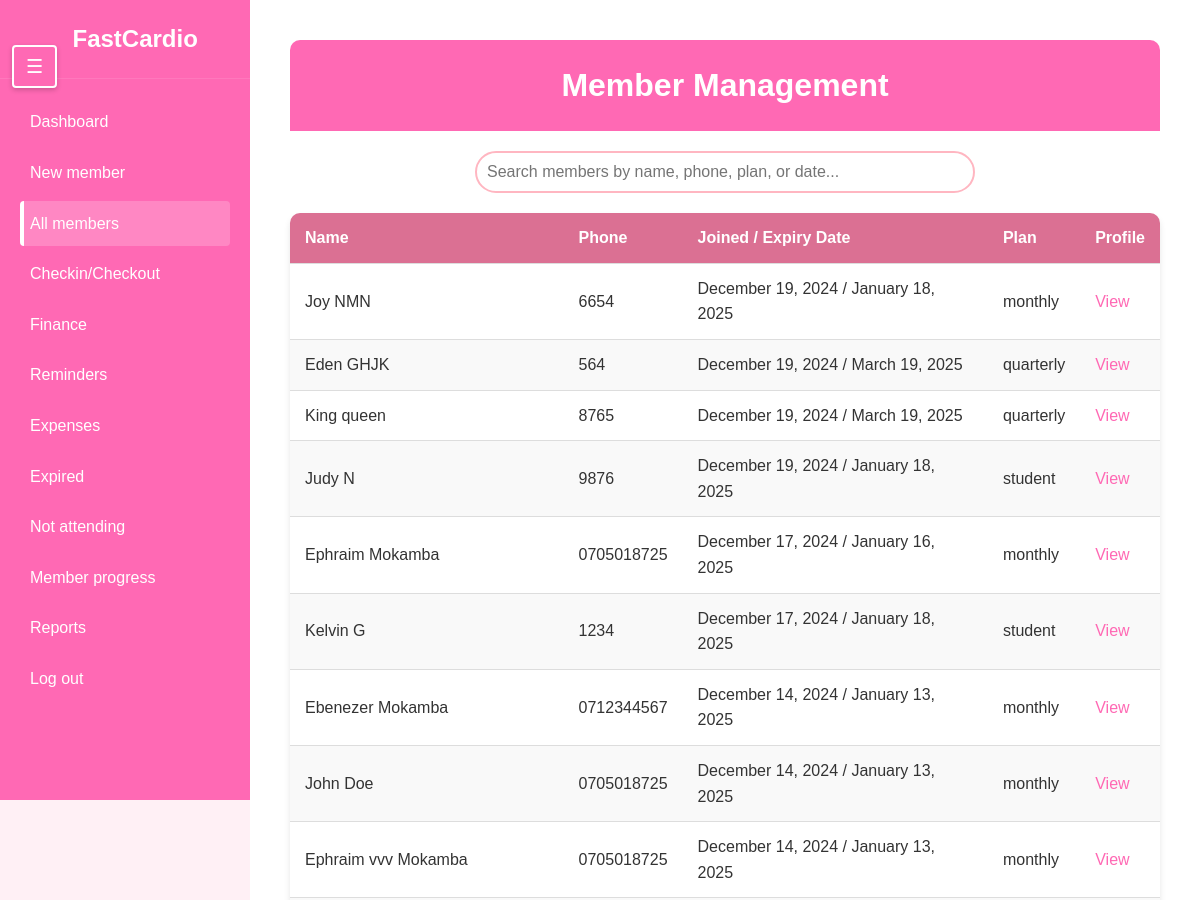
Before: /members/ (upper part) with the older database file.
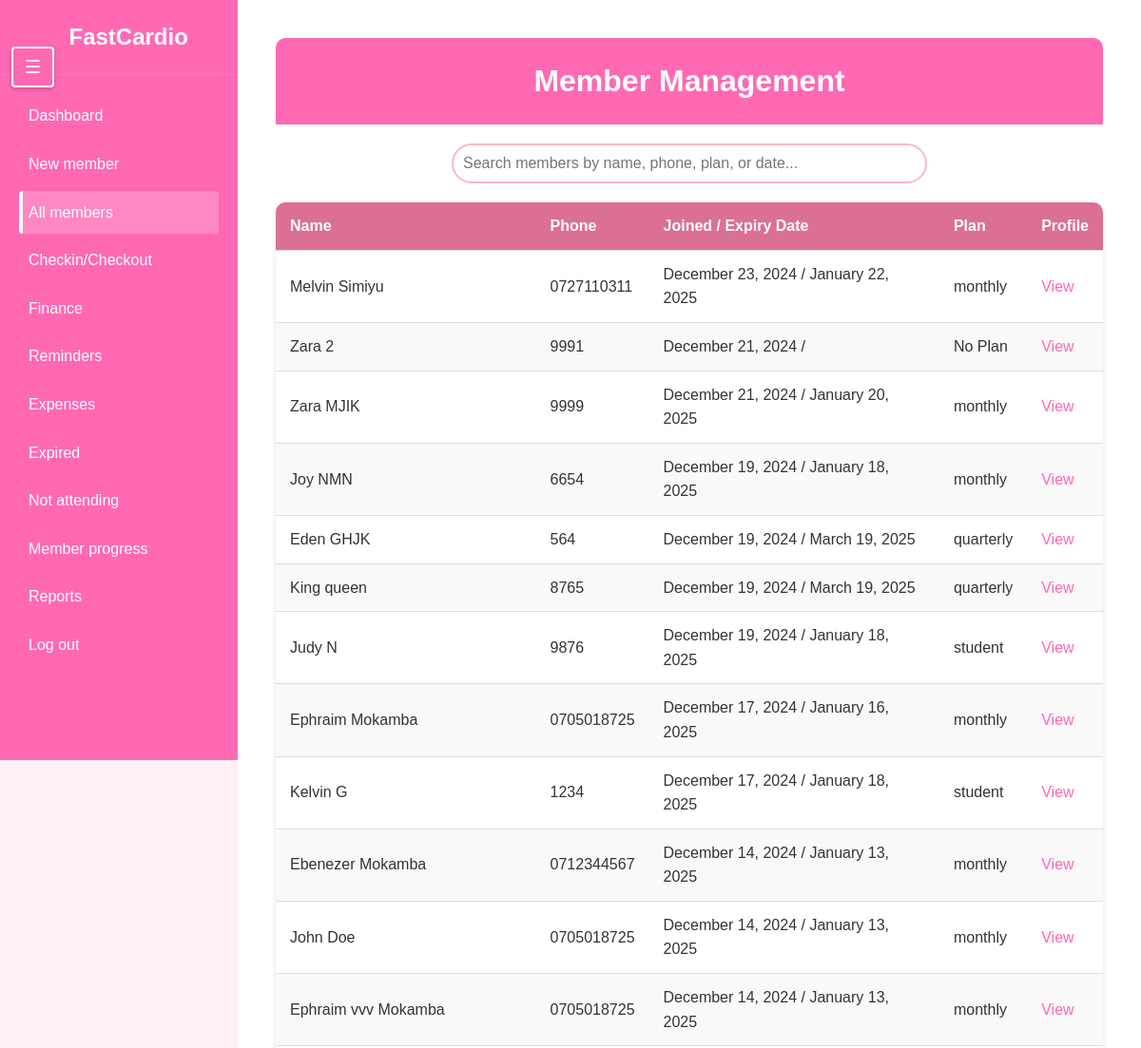
After: the same page with the newer database file.
### members/models.py (models this page shows, shortened)
class Member(models.Model):
    first_name = models.CharField(max_length=50)
    last_name = models.CharField(max_length=50)
    phone_number = models.CharField(max_length=15)
    date_joined = models.DateTimeField(auto_now_add=True)
    is_active = models.BooleanField(default=True)
    is_frozen = models.BooleanField(default=False)
    additional_info = models.TextField(blank=True,null=True)
    gender = models.CharField(max_length= 6)
    def __str__(self):
        return f"{self.first_name} {self.last_name}"

class PaymentDetails(models.Model):
    PLAN_CHOICES = [
        ('daily', 'Daily'),
        ('monthly', 'Monthly'),
        ('quarterly', 'Quarterly'),
        ('biannually', 'Biannually'),
        ('annually', 'Annually'),
        ('student', 'Student Package'),
    ]
    member = models.ForeignKey('Member', on_delete=models.CASCADE, related_name='payments', verbose_name="Member")
    plan = models.CharField(max_length=20, choices=PLAN_CHOICES, verbose_name="Payment Plan")
    amount = models.DecimalField(max_digits=10, decimal_places=2, verbose_name="Amount Paid")
    payment_date = models.DateField(default=timezone.now, verbose_name="Payment Date")
    transaction_id = models.CharField(max_length=100, blank=True, null=True, verbose_name="Transaction ID")
    class Meta:
        verbose_name = "Payment Detail"
        verbose_name_plural = "Payment Details"
        ordering = ['-payment_date']

### members/views.py (the view)
# urls.py: path('', include('members.urls'))
def members(request):
    members_with_payments = []
    for member in Member.objects.filter(is_active=True):
        payments = PaymentDetails.objects.filter(member=member)
        total_amount_paid = payments.aggregate(total=Sum('amount'))['total'] or 0
        latest_payment = payments.order_by('-payment_date').first()
        expiry_date = None
        membership_status = 'Expired'
        if latest_payment:
            expiry_date = calculate_expiry_date(latest_payment.payment_date, latest_payment.plan)
            if expiry_date:
                today = timezone.now().date()
                days_until_expiry = (expiry_date - today).days
                if days_until_expiry > 7:
                    membership_status = 'Active'
                elif days_until_expiry > 0:
                    membership_status = 'Expiring Soon'
                else:
                    membership_status = 'Expired'
        member_data = {
            'id': member.id,
            'full_name': str(member),
            'first_name': member.first_name,
            'last_name': member.last_name,
            'phone_number': member.phone_number,
            'date_joined': member.date_joined,
            'additional_info': member.additional_info or '',
            'total_amount_paid': total_amount_paid,
            'latest_plan': latest_payment.plan if latest_payment else 'No Plan',
            'latest_payment_date': latest_payment.payment_date if latest_payment else None,
            'expiry_date': expiry_date,
            'membership_status': membership_status,
            'days_until_expiry': (expiry_date - timezone.now().date()).days if expiry_date else None
        }
        members_with_payments.append(member_data)
    members_with_payments.reverse()
    return render(request, 'allmembers.html', {
        'members': members_with_payments,
        'today': timezone.now().date()
    })

### members/views.py (called while the page is built)
def calculate_expiry_date(payment_date, plan):
    if plan == 'daily':
        return payment_date + timedelta(days=1)
    elif plan == 'monthly':
        return payment_date + timedelta(days=30)
    elif plan == 'quarterly':
        return payment_date + timedelta(days=90)
    elif plan == 'biannually':
        return payment_date + timedelta(days=182)
    elif plan == 'annually':
        return payment_date + timedelta(days=365)
    elif plan == 'student':
        return payment_date + timedelta(days=30)
    return None

### members/templates/allmembers.html (shortened to what this page needs)
{% extends 'sidebar.html' %}
{% load static %}
{% block extra_styles %}
    <link rel="stylesheet" href="{% static 'allmembers.css' %}">
{% endblock %}
{% block content %}
    <div class="dashboard">
        <header class="dashboard-header">
            <h1>Member Management</h1>
        </header>
        <div class="search-container">
            <input type="text" id="searchInput" class="search-input" placeholder="Search members by name, phone, plan, or date...">
        </div>
        <table class="members-table">
            <thead>
                <tr>
                    <th>Name</th>
                    <th>Phone</th>
                    <th>Joined / Expiry Date</th>
                    <th>Plan</th>
                    <th>Profile</th>
                </tr>
            </thead>
            <tbody id="memberTableBody">
                {% for member in members %}
                <tr>
                    <td>{{ member.full_name }}</td>
                    <td>{{ member.phone_number }}</td>
                    <td>{{ member.date_joined|date:"F d, Y" }} / {{ member.expiry_date|date:"F d, Y" }} </td>
                    <td>{{ member.latest_plan }}</td>
                    <td><a style="text-decoration: none; color: #FF69B4;" href="{% url 'Member details' member.id %}">View</a>
                </tr>
                {% endfor %}
            </tbody>
        </table>
    </div>
{% endblock %}

Changed rows visible on the page:
added Member: phone_number "0727110311", date_joined "December 23, 2024"
added PaymentDetails: latest_plan "monthly"
added Member: phone_number "9991", date_joined "December 21, 2024"
added Member: phone_number "9999", date_joined "December 21, 2024"
added PaymentDetails: latest_plan "monthly"
Other visible differences:
new list line: "Melvin Simiyu / January 22, 2025 View"
new list line: "Zara 2 / No Plan View"
new list line: "Zara MJIK / January 20, 2025 View"
